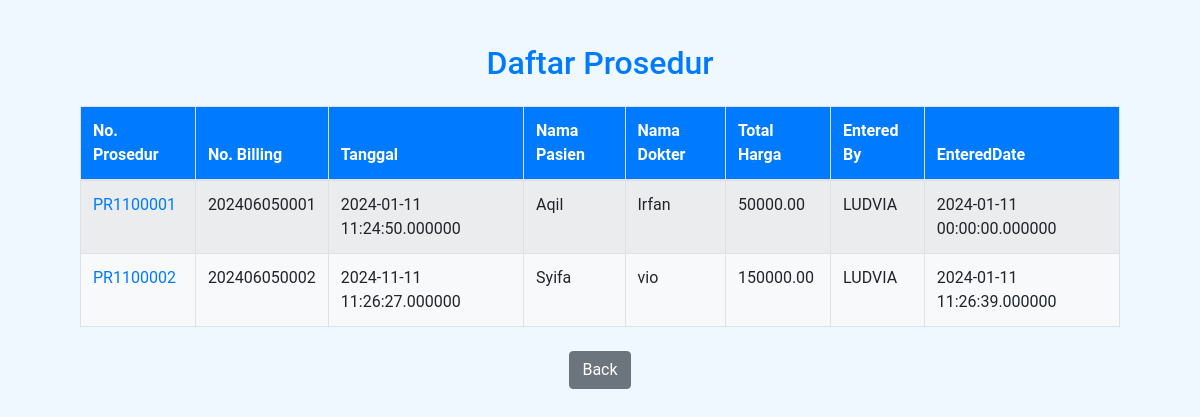
/procedure/index.php, run on the app's committed database.
### tables this page shows
CREATE TABLE `procedureorder` (
  `NoProcedure` varchar(50) NOT NULL,
  `NoEpisode` varchar(20) DEFAULT NULL,
  `Tanggal` datetime(6) DEFAULT NULL,
  `PersonKeyPasien` int(11) DEFAULT NULL,
  `PersonKeyDokter` int(11) DEFAULT NULL,
  `DiagnosisAwal` varchar(500) DEFAULT NULL,
  `Alergi` varchar(500) DEFAULT NULL,
  `ICD10` varchar(50) DEFAULT NULL,
  `IsBatal` tinyint(1) DEFAULT NULL,
  `PartnerKeyPenjamin` int(11) DEFAULT NULL,
  `TotalHarga` decimal(18,2) DEFAULT NULL,
  `KodeICD9CM` varchar(50) DEFAULT NULL,
  `EnteredBy` varchar(50) DEFAULT NULL,
  `EnteredDate` datetime(6) DEFAULT NULL,
  `UpdateBy` varchar(50) DEFAULT NULL,
  `UpdateDate` datetime(6) DEFAULT NULL
);

CREATE TABLE `person` (
  `PersonKey` int(11) NOT NULL,
  `Nama` varchar(60) NOT NULL,
  `Gender` varchar(20) NOT NULL,
  `DateOfBirth` date DEFAULT NULL,
  `PlaceofBirth` varchar(50) NOT NULL,
  `HomeAddress` varchar(200) NOT NULL,
  `HomePhone` varchar(50) NOT NULL,
  `WorkAddress` varchar(200) NOT NULL,
  `WorkPhone` varchar(50) NOT NULL,
  `EmailAddress` varchar(70) NOT NULL,
  `MobilePhone` varchar(25) NOT NULL,
  `Number` varchar(20) NOT NULL,
  `Occupation` varchar(40) NOT NULL,
  `Photo` longblob NOT NULL,
  `StatusPersonKey` tinyint(3) NOT NULL,
  `MaritalStatusKey` tinyint(3) NOT NULL,
  `ReligionKey` varchar(20) NOT NULL,
  `PersonTypeKey` tinyint(3) NOT NULL,
  `IdPropinsi` int(11) NOT NULL,
  `IdKabupaten` int(11) NOT NULL,
  `IdKecamatan` int(11) NOT NULL,
  `IdKelurahan` int(11) NOT NULL,
  `Pekerjaan` int(11) NOT NULL,
  `Pendidikan` int(11) NOT NULL,
  `GolDar` varchar(11) NOT NULL,
  `NIK` varchar(50) NOT NULL,
  `TglEfektif` date NOT NULL,
  `EnteredBy` varchar(50) NOT NULL,
  `EnteredDate` datetime(6) NOT NULL,
  `UpdateBy` varchar(50) NOT NULL,
  `UpdateDate` datetime(6) NOT NULL,
  `NoID` varchar(50) NOT NULL,
  `Kodepos` varchar(10) NOT NULL,
  `IdNegara` int(11) NOT NULL,
  `NoBPJS` varchar(50) NOT NULL,
  `NoRekamMedis` varchar(20) NOT NULL
);

### procedure/index.php (the view, shortened to what this page needs)
<?php
    include_once("../koneksi.php");
    $result = mysqli_query($mysqli,
    "SELECT procedureorder.Tanggal, procedureorder.PersonKeyPasien, procedureorder.NoProcedure,
    procedureorder.NoEpisode, person_pasien.Nama AS NamaPasien, procedureorder.PersonKeyDokter,
    person_dokter.Nama AS NamaDokter, procedureorder.DiagnosisAwal, procedureorder.ICD10,
    procedureorder.TotalHarga, procedureorder.KodeICD9CM, procedureorder.EnteredBy,
    procedureorder.EnteredDate
    FROM procedureorder
    JOIN person AS person_pasien ON procedureorder.PersonKeyPasien = person_pasien.PersonKey
    JOIN person AS person_dokter ON procedureorder.PersonKeyDokter = person_dokter.PersonKey"
    );
?>
<!DOCTYPE html>
<html lang="en">
<head>
    <link rel="stylesheet" href="../assets/bootstrap-4.6.2/css/bootstrap.min.css">
    <link rel="stylesheet" href="../assets/style.css">
</head>
<body>
    <div class="container mt-4">
        <h2 class="text-center text-primary">Daftar Prosedur</h2>
        <table class="table table-striped table-bordered mt-4">
            <thead class="bg-primary text-white">
                <tr>
                    <th>No. Prosedur</th>
                    <th>No. Billing</th>
                    <th>Tanggal</th>
                    <th>Nama Pasien</th>
                    <th>Nama Dokter</th>
                    <th>Total Harga</th>
                    <th>Entered By</th>
                    <th>EnteredDate</th>
                </tr>
            </thead>
            <tbody class="bg-light">
                <?php
                while ($procedureorder = mysqli_fetch_assoc($result)) {
                    echo "<tr>";
                    echo "<td>
                        <a href='proceduredetail.php?NoProcedure=".$procedureorder['NoProcedure']."'>".$procedureorder['NoProcedure']."</a>
                        </td>";
                    echo "<td>".$procedureorder['NoEpisode']."</td>";
                    echo "<td>".$procedureorder['Tanggal']."</td>";
                    echo "<td>".$procedureorder['NamaPasien']."</td>";
                    echo "<td>".$procedureorder['NamaDokter']."</td>";
                    echo "<td>".$procedureorder['TotalHarga']."</td>";
                    echo "<td>".$procedureorder['EnteredBy']."</td>";
                    echo "<td>".$procedureorder['EnteredDate']."</td>";
                    echo "</tr>";
                }
                ?>
            </tbody>
        </table>
        <div class="text-center mt-4">
            <a href="http://localhost/222220047/" class="btn btn-secondary">Back</a>
        </div>
    </div>
</body>
</html>

### assets/style.css (style rules this page uses)
body { font-family: 'Roboto', sans-serif; margin: 0; padding: 0; background-color: #f0f8ff; color: #333; }
.container { width: 90%; max-width: 1200px; margin: 0 auto; padding: 20px; }

### data on the page
procedureorder: NoProcedure "PR1100001", NoEpisode "202406050001", Tanggal "2024-01-11 11:24:50.000000", person.Nama "Aqil", person.Nama "Irfan", TotalHarga "50000.00", EnteredBy "LUDVIA", EnteredDate "2024-01-11 00:00:00.000000"
procedureorder: NoProcedure "PR1100002", NoEpisode "202406050002", Tanggal "2024-11-11 11:26:27.000000", person.Nama "Syifa", person.Nama "vio", TotalHarga "150000.00", EnteredBy "LUDVIA", EnteredDate "2024-01-11 11:26:39.000000"
